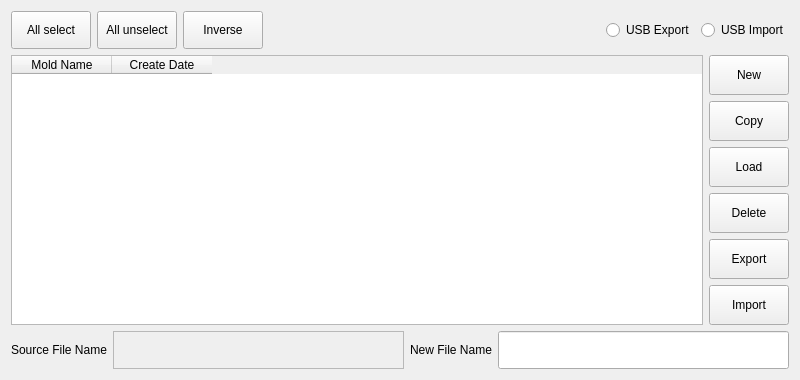
<?xml version="1.0" encoding="UTF-8"?>
<ui version="4.0">
 <class>ArchivePage</class>
 <widget class="QWidget" name="ArchivePage">
  <property name="geometry">
   <rect>
    <x>0</x>
    <y>0</y>
    <width>800</width>
    <height>380</height>
   </rect>
  </property>
  <property name="windowTitle">
   <string>Form</string>
  </property>
  <layout class="QVBoxLayout" name="verticalLayout_2" stretch="1,7,1">
   <item>
    <layout class="QHBoxLayout" name="horizontalLayout_2">
     <item>
      <widget class="QPushButton" name="pushButtonSelAll">
       <property name="sizePolicy">
        <sizepolicy hsizetype="Minimum" vsizetype="Expanding">
         <horstretch>0</horstretch>
         <verstretch>0</verstretch>
        </sizepolicy>
       </property>
       <property name="text">
        <string>All select</string>
       </property>
      </widget>
     </item>
     <item>
      <widget class="QPushButton" name="pushButtonSelnone">
       <property name="sizePolicy">
        <sizepolicy hsizetype="Minimum" vsizetype="Expanding">
         <horstretch>0</horstretch>
         <verstretch>0</verstretch>
        </sizepolicy>
       </property>
       <property name="text">
        <string>All unselect</string>
       </property>
      </widget>
     </item>
     <item>
      <widget class="QPushButton" name="pushButtonreselect">
       <property name="sizePolicy">
        <sizepolicy hsizetype="Minimum" vsizetype="Expanding">
         <horstretch>0</horstretch>
         <verstretch>0</verstretch>
        </sizepolicy>
       </property>
       <property name="text">
        <string>Inverse</string>
       </property>
      </widget>
     </item>
     <item>
      <spacer name="horizontalSpacer">
       <property name="orientation">
        <enum>Qt::Horizontal</enum>
       </property>
       <property name="sizeHint" stdset="0">
        <size>
         <width>40</width>
         <height>20</height>
        </size>
       </property>
      </spacer>
     </item>
     <item>
      <widget class="QRadioButton" name="checkBoxExport">
       <property name="sizePolicy">
        <sizepolicy hsizetype="Minimum" vsizetype="Expanding">
         <horstretch>0</horstretch>
         <verstretch>0</verstretch>
        </sizepolicy>
       </property>
       <property name="text">
        <string>USB Export</string>
       </property>
      </widget>
     </item>
     <item>
      <widget class="QRadioButton" name="checkBoxImport">
       <property name="sizePolicy">
        <sizepolicy hsizetype="Minimum" vsizetype="Expanding">
         <horstretch>0</horstretch>
         <verstretch>0</verstretch>
        </sizepolicy>
       </property>
       <property name="text">
        <string>USB Import</string>
       </property>
      </widget>
     </item>
    </layout>
   </item>
   <item>
    <layout class="QHBoxLayout" name="horizontalLayout">
     <item>
      <widget class="QTableWidget" name="tableWidget">
       <column>
        <property name="text">
         <string>Mold Name</string>
        </property>
       </column>
       <column>
        <property name="text">
         <string>Create Date</string>
        </property>
       </column>
      </widget>
     </item>
     <item>
      <layout class="QVBoxLayout" name="verticalLayout">
       <item>
        <widget class="QPushButton" name="pushButtonNew">
         <property name="sizePolicy">
          <sizepolicy hsizetype="Minimum" vsizetype="Expanding">
           <horstretch>0</horstretch>
           <verstretch>0</verstretch>
          </sizepolicy>
         </property>
         <property name="text">
          <string>New</string>
         </property>
        </widget>
       </item>
       <item>
        <widget class="QPushButton" name="pushButtonCopy">
         <property name="sizePolicy">
          <sizepolicy hsizetype="Minimum" vsizetype="Expanding">
           <horstretch>0</horstretch>
           <verstretch>0</verstretch>
          </sizepolicy>
         </property>
         <property name="text">
          <string>Copy</string>
         </property>
        </widget>
       </item>
       <item>
        <widget class="QPushButton" name="pushButtonLoad">
         <property name="sizePolicy">
          <sizepolicy hsizetype="Minimum" vsizetype="Expanding">
           <horstretch>0</horstretch>
           <verstretch>0</verstretch>
          </sizepolicy>
         </property>
         <property name="text">
          <string>Load</string>
         </property>
        </widget>
       </item>
       <item>
        <widget class="QPushButton" name="pushButtonDel">
         <property name="sizePolicy">
          <sizepolicy hsizetype="Minimum" vsizetype="Expanding">
           <horstretch>0</horstretch>
           <verstretch>0</verstretch>
          </sizepolicy>
         </property>
         <property name="text">
          <string>Delete</string>
         </property>
        </widget>
       </item>
       <item>
        <widget class="QPushButton" name="pushButtonExport">
         <property name="sizePolicy">
          <sizepolicy hsizetype="Minimum" vsizetype="Expanding">
           <horstretch>0</horstretch>
           <verstretch>0</verstretch>
          </sizepolicy>
         </property>
         <property name="text">
          <string>Export</string>
         </property>
        </widget>
       </item>
       <item>
        <widget class="QPushButton" name="pushButtonImport">
         <property name="sizePolicy">
          <sizepolicy hsizetype="Minimum" vsizetype="Expanding">
           <horstretch>0</horstretch>
           <verstretch>0</verstretch>
          </sizepolicy>
         </property>
         <property name="text">
          <string>Import</string>
         </property>
        </widget>
       </item>
      </layout>
     </item>
    </layout>
   </item>
   <item>
    <layout class="QHBoxLayout" name="horizontalLayout_3">
     <item>
      <widget class="QLabel" name="label">
       <property name="text">
        <string>Source File Name</string>
       </property>
      </widget>
     </item>
     <item>
      <widget class="QLabel" name="labelSrc">
       <property name="sizePolicy">
        <sizepolicy hsizetype="Expanding" vsizetype="Expanding">
         <horstretch>0</horstretch>
         <verstretch>0</verstretch>
        </sizepolicy>
       </property>
       <property name="frameShape">
        <enum>QFrame::StyledPanel</enum>
       </property>
       <property name="text">
        <string/>
       </property>
      </widget>
     </item>
     <item>
      <widget class="QLabel" name="label_2">
       <property name="text">
        <string>New File Name</string>
       </property>
      </widget>
     </item>
     <item>
      <widget class="QLineEdit" name="lineEditName">
       <property name="sizePolicy">
        <sizepolicy hsizetype="Expanding" vsizetype="Expanding">
         <horstretch>0</horstretch>
         <verstretch>0</verstretch>
        </sizepolicy>
       </property>
      </widget>
     </item>
    </layout>
   </item>
  </layout>
 </widget>
 <resources/>
 <connections/>
</ui>
